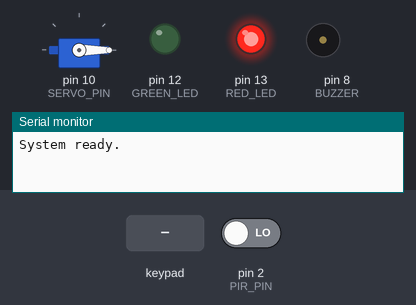
Simulated run of this sketch. Board: Arduino Mega 2560, built with avr-gcc and run on an emulated ATmega2560. On the bench: servo, output pins drawn as LEDs (lit = HIGH), buzzer (waves = sounding), the last lines printed to the serial monitor. Dashed ring = blinking. The inputs (shaded band) are chosen by the test bench; at power-on: pin 2 (PIR_PIN) LOW.

Above: at 1.2 s.
1.3 s: pin 2 (PIR_PIN) driven HIGH
At 1.45 s:
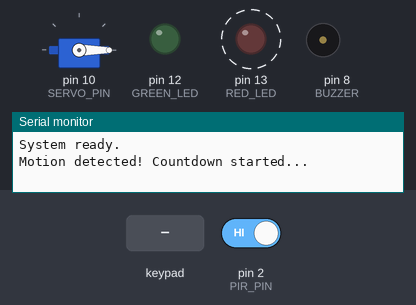
4.3 s: keypad keys 1 2 3 4 # pressed 0.4 s apart
At 6.3 s:
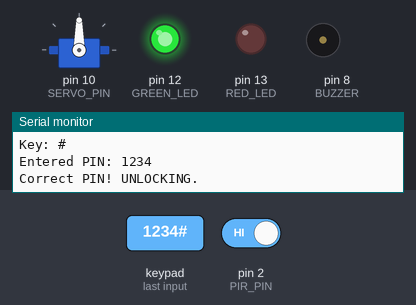
7.8 s: key 'A' pressed
10.8 s: key 'B' pressed
13.8 s: keypad keys 1 2 3 4 * pressed 0.4 s apart
18.8 s: key '#' pressed
At 32.49 s:
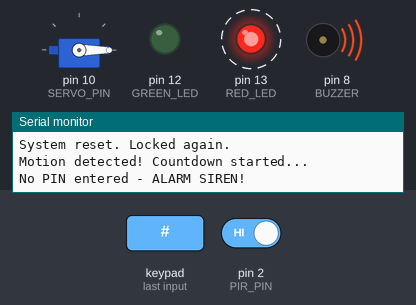
Timing chart, 0 to 33.5 s (numbered marks = the images above; inputs shaded):
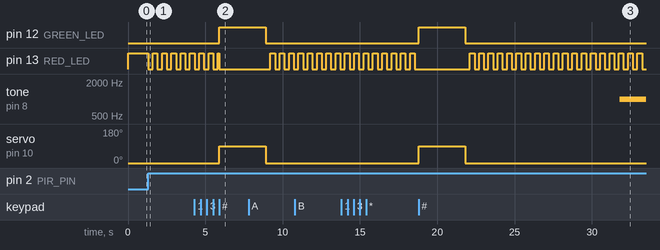

The sketch:

SystemAlarma.ino
```cpp
#include <Keypad.h>
#include <Servo.h>

#define PIR_PIN 2
#define RED_LED 13
#define GREEN_LED 12
#define BUZZER 8
#define SERVO_PIN 10

// PIN code
String correctPIN = "1234";
String enteredPIN = "";

// States
bool alarmActive = false;
bool buzzerActive = false;

unsigned long motionTime = 0;  // When motion was first detected

Servo lockServo;

// Keypad setup
const byte ROWS = 4;
const byte COLS = 4;

char keys[ROWS][COLS] = {
  {'1','2','3','A'},
  {'4','5','6','B'},
  {'7','8','9','C'},
  {'*','0','#','D'}
};

byte rowPins[ROWS] = {22, 24, 26, 28};
byte colPins[COLS] = {30, 32, 34, 36};

Keypad keypad = Keypad(makeKeymap(keys), rowPins, colPins, ROWS, COLS);

void setup() {
  pinMode(PIR_PIN, INPUT);
  pinMode(RED_LED, OUTPUT);
  pinMode(GREEN_LED, OUTPUT);
  pinMode(BUZZER, OUTPUT);

  Serial.begin(9600);

  lockServo.attach(SERVO_PIN);
  lockServo.write(0); // locked position

  // Initial state
  digitalWrite(RED_LED, HIGH);
  digitalWrite(GREEN_LED, LOW);
  noTone(BUZZER);

  Serial.println("System ready.");
}

void loop() {

  int motion = digitalRead(PIR_PIN);

  // If motion detected and alarm not active yet
  if (motion == HIGH && !alarmActive) {
    alarmActive = true;
    motionTime = millis();
    Serial.println("Motion detected! Countdown started...");
  }

  // Alarm mode
  if (alarmActive) {
    alarmState();
  }
}

void alarmState() {

  // Blink red LED
  static unsigned long lastBlink = 0;
  if (millis() - lastBlink > 300) {
    digitalWrite(RED_LED, !digitalRead(RED_LED));
    lastBlink = millis();
  }

  digitalWrite(GREEN_LED, LOW); // green off

  // After 30 seconds, buzzer starts
  if (!buzzerActive && millis() - motionTime >= 10000) {
    buzzerActive = true;
    tone(BUZZER, 1000);
    Serial.println("No PIN entered - ALARM SIREN!");
  }

  // Handle keypad input
  char key = keypad.getKey();
  if (key) {
    Serial.print("Key: ");
    Serial.println(key);

    if (key >= '0' && key <= '9') {
      enteredPIN += key;
    }

    if (key == '#') {  // Confirm PIN
      Serial.print("Entered PIN: ");
      Serial.println(enteredPIN);

      if (enteredPIN == correctPIN) {
        deactivateAlarm();
      } else {
        Serial.println("Wrong PIN.");
      }

      enteredPIN = ""; // reset
    }
  }
}

void deactivateAlarm() {
  Serial.println("Correct PIN! UNLOCKING.");

  alarmActive = false;
  buzzerActive = false;

  noTone(BUZZER);

  // LED states
  digitalWrite(RED_LED, LOW);
  digitalWrite(GREEN_LED, HIGH);

  // Unlock
  lockServo.write(90);
  delay(3000);  // keep open
  lockServo.write(0);

  // Reset state
  digitalWrite(GREEN_LED, LOW);
  digitalWrite(RED_LED, HIGH);

  Serial.println("System reset. Locked again.");
}
```

Measured:
- after the input at 1.3 s, pin 13 (RED_LED): alternates HIGH for 0.30 s and LOW for 0.30 s, starting at once
- after the input at 4.3 s, pin 12 (GREEN_LED): LOW → HIGH after 1.6 s; servo on pin 10 (SERVO_PIN): 0° → 90° after 1.6 s
- after the input at 18.8 s, pin 12 (GREEN_LED): LOW → HIGH at once, → LOW 3.0 s later; tone on pin 8 (BUZZER): silent → 1000 Hz after 13.0 s instead of 0.11 s; servo on pin 10 (SERVO_PIN): 0° → 90° at once, → 0° 3.0 s later
